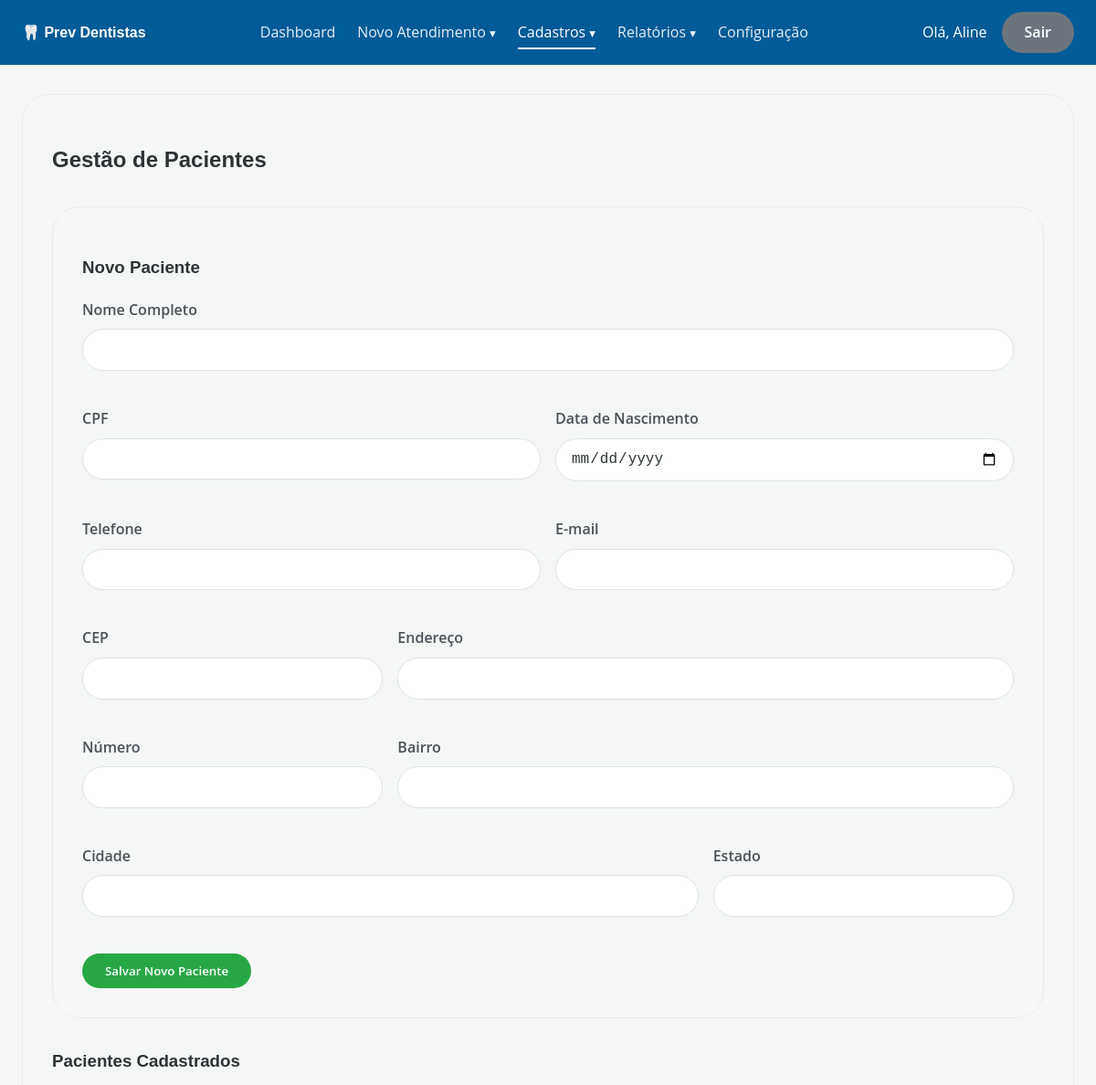
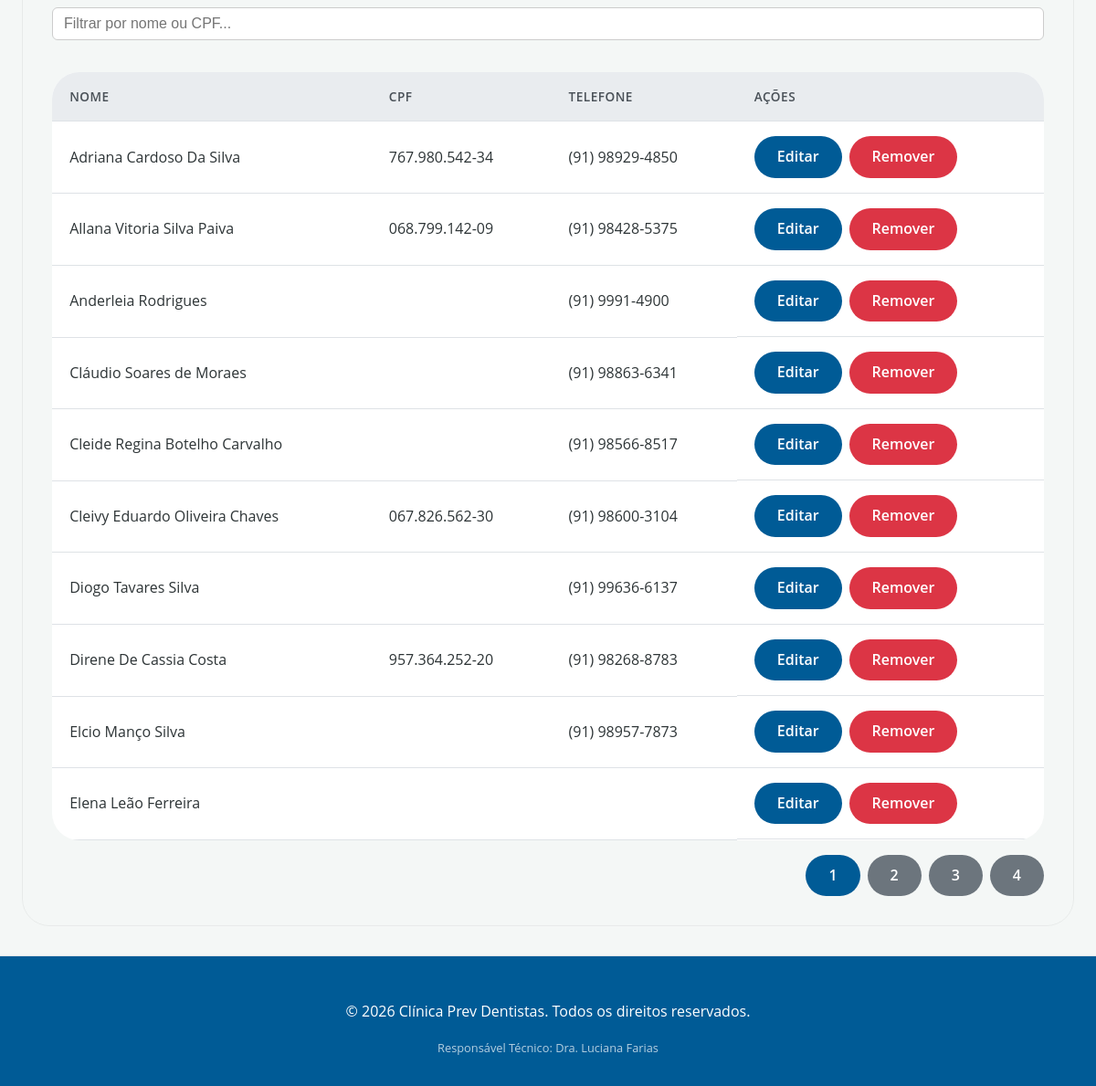
Screenshot of /public/?rota=pacientes (signed in) with the database file from the repository (2 pictures, top to bottom).
### tables this page shows
CREATE TABLE IF NOT EXISTS `pacientes` (
  `id` int NOT NULL AUTO_INCREMENT,
  `nome` varchar(255) NOT NULL,
  `cpf` varchar(20) DEFAULT NULL,
  `data_nascimento` date DEFAULT NULL,
  `email` varchar(255) DEFAULT NULL,
  `telefone` varchar(20) DEFAULT NULL,
  `cep` varchar(10) DEFAULT NULL,
  `endereco` varchar(255) DEFAULT NULL,
  `numero` varchar(20) DEFAULT NULL,
  `complemento` varchar(100) DEFAULT NULL,
  `bairro` varchar(100) DEFAULT NULL,
  `cidade` varchar(100) DEFAULT NULL,
  `estado` varchar(2) DEFAULT NULL,
  `foto_paciente` varchar(255) DEFAULT NULL,
  `created_at` timestamp NULL DEFAULT CURRENT_TIMESTAMP,
  `updated_at` timestamp NULL DEFAULT CURRENT_TIMESTAMP ON UPDATE CURRENT_TIMESTAMP,
  PRIMARY KEY (`id`),
  UNIQUE KEY `cpf` (`cpf`)
);

### src/Controller/PacienteController.php (called while the page is built, shortened)
<?php
class PacienteController
{
    private PacienteModel $model;
    public function __construct(private PDO $pdo)
    {
        $this->model = new PacienteModel($pdo);
    }
    public function listar(): void
    {
        $busca          = trim($_GET['busca'] ?? '');
        $pagina         = max(1, (int)($_GET['pagina'] ?? 1));
        $itensPorPagina = 10;
        $offset         = ($pagina - 1) * $itensPorPagina;
        $totalRegistros = $this->model->contar($busca);
        $totalPaginas   = ceil($totalRegistros / $itensPorPagina);
        $pacientes      = $this->model->listar($busca, $itensPorPagina, $offset);
        require ROOT . '/src/View/layout/header.php';
        require ROOT . '/src/View/pacientes/listar.php';
        require ROOT . '/src/View/layout/footer.php';
    }
}

### public/index.php (called while the page is built, shortened)
<?php
spl_autoload_register(function (string $class): void {
    $dirs = [
        ROOT . '/src/Controller/',
        ROOT . '/src/Model/',
    ];
    foreach ($dirs as $dir) {
        $file = $dir . $class . '.php';
        if (file_exists($file)) {
            return;
        }
    }
});
$rota = $_GET['rota'] ?? 'login';
[$controllerClass, $metodo, $perfis] = $rotas[$rota];
require_once ROOT . '/config/database.php';
$controller = new $controllerClass($pdo);
$controller->$metodo();

### src/Model/PacienteModel.php (called while the page is built, shortened)
<?php
class PacienteModel
{
    public function listar(string $busca, int $limit, int $offset): array
    {
        $sql = "SELECT * FROM pacientes WHERE 1=1";
        $sql .= " ORDER BY nome ASC LIMIT :limit OFFSET :offset";
        $stmt = $this->pdo->prepare($sql);
        $stmt->bindValue(':limit',  $limit,  PDO::PARAM_INT);
        $stmt->bindValue(':offset', $offset, PDO::PARAM_INT);
        $stmt->execute();
        return $stmt->fetchAll();
    }
    public function contar(string $busca): int
    {
        $sql    = "SELECT COUNT(id) FROM pacientes WHERE 1=1";
        $params = [];
        $stmt = $this->pdo->prepare($sql);
        $stmt->execute($params);
        return (int) $stmt->fetchColumn();
    }
}

### src/View/pacientes/listar.php (the view, shortened to what this page needs)
<div class="card">
    <h2>Gestão de Pacientes</h2>
    <div class="card" style="margin-top: 2rem;">
        <h3>Novo Paciente</h3>
        <form action="<?= BASE_URL ?>?rota=pacientes.salvar" method="POST">
             <div class="grid-container">
                <div class="form-group grid-col-6">
                    <label for="paciente_nome">Nome Completo</label>
                    <input type="text" name="paciente_nome" id="paciente_nome" required>
                </div>
                <div class="form-group grid-col-3">
                    <label for="paciente_cpf">CPF</label>
                    <input type="text" name="paciente_cpf" id="paciente_cpf" maxlength="14" oninput="mascaraCPF(this)">
                </div>
                 <div class="form-group grid-col-3">
                    <label for="paciente_data_nascimento">Data de Nascimento</label>
                    <input type="date" name="paciente_data_nascimento" id="paciente_data_nascimento">
                </div>
                <div class="form-group grid-col-3">
                    <label for="paciente_telefone">Telefone</label>
                    <input type="text" name="paciente_telefone" id="paciente_telefone" maxlength="15" oninput="mascaraTelefone(this)">
                </div>
                <div class="form-group grid-col-3">
                    <label for="paciente_email">E-mail</label>
                    <input type="email" name="paciente_email" id="paciente_email" onblur="validarEmail(this)">
                </div>
                <div class="form-group grid-col-2">
                    <label for="paciente_cep">CEP</label>
                    <input type="text" name="paciente_cep" id="paciente_cep" maxlength="9" oninput="mascaraCEP(this)">
                </div>
                <div class="form-group grid-col-4">
                    <label for="paciente_endereco">Endereço</label>
                    <input type="text" name="paciente_endereco" id="paciente_endereco">
                </div>
                <div class="form-group grid-col-2">
                    <label for="paciente_numero">Número</label>
                    <input type="text" name="paciente_numero" id="paciente_numero">
                </div>
                <div class="form-group grid-col-4">
                    <label for="paciente_bairro">Bairro</label>
                    <input type="text" name="paciente_bairro" id="paciente_bairro">
                </div>
                <div class="form-group grid-col-4">
                    <label for="paciente_cidade">Cidade</label>
                    <input type="text" name="paciente_cidade" id="paciente_cidade">
                </div>
                <div class="form-group grid-col-2">
                    <label for="paciente_estado">Estado</label>
                    <input type="text" name="paciente_estado" id="paciente_estado" maxlength="2">
                </div>
            </div>
            <button type="submit" class="btn btn-success">Salvar Novo Paciente</button>
        </form>
    </div>
    <h3 style="margin-top: 2rem;">Pacientes Cadastrados</h3>
    <div class="busca-wrapper" style="margin-bottom:1rem;">
        <input type="text" id="busca_pacientes"
               placeholder="Filtrar por nome ou CPF..."
               value="<?= htmlspecialchars($busca) ?>"
               style="padding:8px 12px; border:1px solid #ccc; border-radius:6px; width:100%; box-sizing:border-box;"
               autocomplete="off">
        <span id="status_pacientes" class="busca-status"></span>
    </div>
    <table class="mobile-card-table" id="tabela_pacientes" style="margin-top: 1rem;">
        <thead>
            <tr>
                <th>Nome</th>
                <th>CPF</th>
                <th>Telefone</th>
                <th>Ações</th>
            </tr>
        </thead>
        <tbody>
            <?php if (count($pacientes) > 0): ?>
                <?php foreach ($pacientes as $paciente): ?>
                    <tr>
                        <td data-label="Nome"><?= htmlspecialchars($paciente['nome']) ?></td>
                        <td data-label="CPF"><?= htmlspecialchars($paciente['cpf'] ?? '') ?></td>
                        <td data-label="Telefone"><?= htmlspecialchars($paciente['telefone'] ?? '') ?></td>
                        <td data-label="Ações" style="display: flex; gap: 0.5rem;">
                            <a href=BASE_URL . "?rota=pacientes.editar&id=<?= $paciente['id'] ?>" class="btn btn-primary">Editar</a>
                            <a href="<?= BASE_URL ?>?rota=pacientes.excluir&id=<?= $paciente['id'] ?>" class="btn btn-danger" onclick="return confirm('Você realmente deseja remover este paciente? Esta ação não pode ser desfeita.');">Remover</a>
                        </td>
                    </tr>
                <?php endforeach; ?>
            <?php else: ?>
                <tr>
                    <td colspan="4" style="text-align: center;">Nenhum paciente encontrado.</td>
                </tr>
            <?php endif; ?>
        </tbody>
    </table>
    <?php if ($totalPaginas > 1): ?>
    <div style="display: flex; justify-content: flex-end; margin-top: 1rem; gap: 0.5rem;">
        <?php for ($i = 1; $i <= $totalPaginas; $i++):
            $queryParams = $_GET;
            $queryParams['pagina'] = $i;
            $url = '?' . http_build_query($queryParams);
        ?>
            <a href="<?= $url ?>" class="btn <?= $i === $pagina ? 'btn-primary' : 'btn-secondary' ?>"><?= $i ?></a>
        <?php endfor; ?>
    </div>
    <?php endif; ?>
</div>

### public/assets/css/style.css (style rules this page uses)
:root { --primary-color: #005b96; --primary-dark: #0370b5; --background-color: #f4f7f6; --secondary-color: #6c757d; --info-color: #17a2b8; --success-color: #28a745; --danger-color: #dc3545; --border-color: #dee2e6; --white-color: #ffffff; --border-radius: 30px; --text-color: #2d3436; --shadow-md: 0 10px 30px rgba(0,0,0,0.1); }
body { font-family: 'Open Sans', sans-serif; background-color: var(--background-color); color: var(--text-color); margin: 0; padding: 0; line-height: 1.6; }
h1, h2, h3, h4, .logo { font-family: 'Poppins', sans-serif; font-weight: 600; }
.btn, button, input[type="submit"] { border-radius: var(--border-radius); padding: 10px 25px; font-family: 'Open Sans', sans-serif; font-weight: 600; border: none; cursor: pointer; transition: all 0.3s ease; display: inline-flex; align-items: center; justify-content: center; text-decoration: none; }
.btn-primary { background-color: var(--primary-color); color: #ffffff; }
.btn-secondary { background-color: var(--secondary-color); color: #ffffff; }
.btn-success { background-color: #28a745; color: #ffffff; }
.btn-danger { background-color: #dc3545; color: #ffffff; }
html { scroll-behavior: smooth; }
.card { background-color: var(--card-bg); border-radius: var(--border-radius); box-shadow: var(--shadow-sm); padding: 2rem; margin-bottom: 2rem; border: 1px solid rgba(0,0,0,0.05); transition: box-shadow 0.3s ease; }
.form-group { margin-bottom: 1.5rem; }
label { display: block; margin-bottom: 0.5rem; font-weight: 600; color: #495057; }
input[type="text"], input[type="email"], input[type="number"], input[type="password"], input[type="date"], input[type="month"], select, textarea { width: 100%; padding: 0.8rem 1rem; border: 1px solid var(--border-color); border-radius: var(--border-radius); box-sizing: border-box; font-size: 1rem; transition: border-color 0.2s, box-shadow 0.2s; background-color: #fff; color: var(--text-color); }
table { width: 100%; border-collapse: collapse; margin-top: 1rem; background-color: #fff; border-radius: var(--border-radius); overflow: hidden; align-self: start; }
th, td { padding: 1rem 1.2rem; text-align: left; border-bottom: 1px solid var(--border-color); }
thead th { background-color: #e9ecef; font-weight: 600; color: #495057; text-transform: uppercase; font-size: 0.85rem; letter-spacing: 0.5px; }

### src/View/pacientes/listar.php (style rules this page uses)
.grid-container { display: grid; grid-template-columns: repeat(6, 1fr); gap: 1rem; margin-bottom: 1rem; }
.grid-col-2 { grid-column: span 2; }
.grid-col-3 { grid-column: span 3; }
.grid-col-4 { grid-column: span 4; }
.grid-col-6 { grid-column: span 6; }
.busca-wrapper { position: relative; }
.busca-status { font-size:12px; color:#888; margin-top:3px; display:block; min-height:16px; }

### rows the page displays
pacientes: nome "Adriana Cardoso Da Silva", cpf "767.980.542-34", telefone "(91) 98929-4850"
pacientes: nome "Allana Vitoria Silva Paiva", cpf "068.799.142-09", telefone "(91) 98428-5375"
pacientes: nome "Anderleia Rodrigues", telefone "(91) 9991-4900"
pacientes: nome "Cláudio Soares de Moraes", telefone "(91) 98863-6341"
pacientes: nome "Cleide Regina Botelho Carvalho", telefone "(91) 98566-8517"
pacientes: nome "Cleivy Eduardo Oliveira Chaves", cpf "067.826.562-30", telefone "(91) 98600-3104"
pacientes: nome "Diogo Tavares Silva", telefone "(91) 99636-6137"
pacientes: nome "Direne De Cassia Costa", cpf "957.364.252-20", telefone "(91) 98268-8783"
pacientes: nome "Elcio Manço Silva", telefone "(91) 98957-7873"
pacientes: nome "Elena Leão Ferreira"

### other values shown
$_SESSION['usuario_nome'] "Aline"
